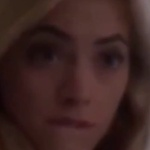
#> input picture data/eleonor/rotro_106.jpg, 150 x 150 px, found by its file name; its folder holds only this picture in this run
$ python entrenandoRF.py
#> lines starting #> are read from the running program, lines starting #| are printed output that depends on the picture
import cv2
import os
import numpy as np

dataPath = 'D:/IX CICLO/SIST INTELIGENTES/reconocimiento/data'
peopleList = os.listdir(dataPath)
print('Lista de personas: ', peopleList)

labels = []
facesData = []
label = 0

for nameDir in peopleList:
    personPath = dataPath + '/' + nameDir
    print('Leyendo las imágenes')

    for fileName in os.listdir(personPath):
        print('Rostros: ', nameDir + '/' + fileName)
        labels.append(label)
        facesData.append(cv2.imread(personPath+'/'+fileName, 0))
        image = cv2.imread(personPath+'/'+fileName, 0)
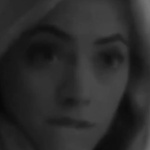
#> image: shape (150, 150); min 8, max 118, mean 43
    label = label + 1
#> pass 2 of the loop `for nameDir in peopleList:`:
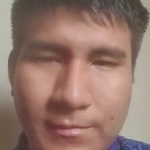
#> input picture data/joseph/rotro_0.jpg, 150 x 150 px, found by its file name
#> `image = cv2.imread(personPath+'/'+fileName, 0)`:
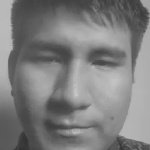
#> image: shape (150, 150); min 50, max 202, mean 126.3
face_recognizer = cv2.face.LBPHFaceRecognizer_create()

# Entrenando el reconocedor de rostros
print("Entrenando...")
face_recognizer.train(facesData, np.array(labels))

# Almacenando el modelo obtenido
face_recognizer.write('modeloLBPHFace.xml')
print("Modelo almacenado...")
